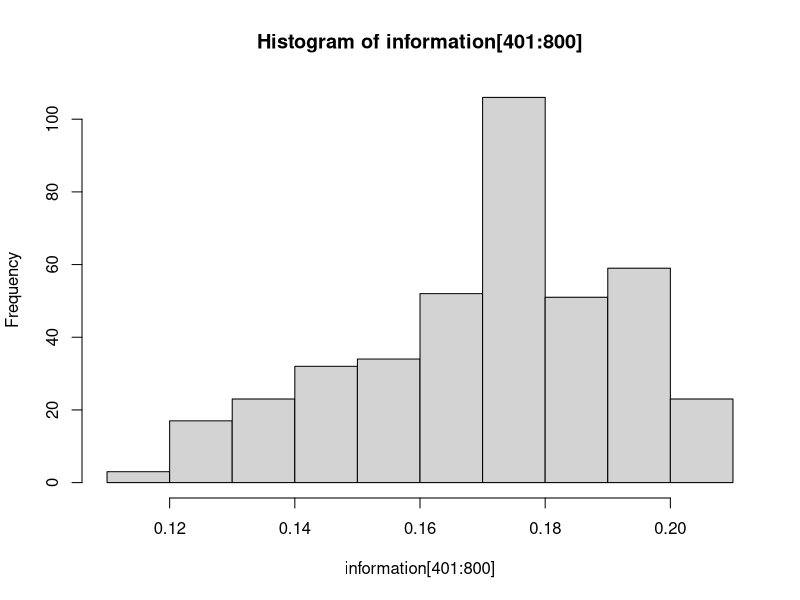

The R source for this figure:
rm(list=ls())

library(igraph)
library(colorspace)
library(ggplot2)
library(diptest)
library(png)
library(qgraph)
library(tidyverse)

hartigan_d= function(x)
{
  dip=dip.test(x)
  dip.p=dip$p.value
  dip=dip$statistic
  dipstar=4-as.numeric(cut(dip.p,c(-Inf,.001,.01,.05,Inf)))
  if(dipstar!=0) dipstar=paste(rep('*',dipstar),sep='',collapse="") else dipstar=""
  return(list(dip,dipstar))
}

sample = function(x, size, replace = F, prob = NULL) {
  if (length(x) == 1) return(x)
  base::sample(x, size = size, replace = replace, prob = prob)
}

information_update=function(i1,i2,a1,a2,persuasion,r_min,info_update=T)
{
  r=r_min+(1-r_min)/(1+exp(-1*persuasion*(a1-a2))) # resistance
  inf=r*i1+(1-r)*i2  # compute weighted man of information
  if(!info_update) inf=i1
  return(inf)
}

stoch_cusp=function(N,x,b,a,s_O,maxwell_convention=F) 
{
  dt=.01
  x=x-dt*(x^3-b*x-a)+rnorm(N,0,s_O) # updates opinion according to cusp
  if(maxwell_convention) x[x*a<0]=-x[x*a<0]
  x[is.nan(x)]=0
  x
}

make_network = function(model='SBM',N=400,clusters=10,p_within=.01,
                        p_between=.001,rewiring=.02)
{
  if(model=='WS')
  {
    g <- gg <- sample_smallworld(1, N, 5,rewiring); # The Watts-Strogatz small-world model
    l <-layout_nicely(g)
    adj <- get.adjacency(g)
  }
  
  if(model=='SBM')
  {
    pm=matrix(p_between,clusters,clusters);
    diag(pm)=p_within
    g <- gg <- sample_sbm(N, pref.matrix=pm, block.sizes=rep(N/clusters,clusters))
    l <-layout_nicely(g)
    adj <- get.adjacency(g)
  }
  
  if(model=='lattice')
  {
    g=gg=make_lattice(c(sqrt(N), sqrt(N), 1),nei=1);
    l = layout_on_grid(g);
    adj <- get.adjacency(g)
  }
  
  if(model=='SBM_4')
  {  
    pm=matrix(p_between,clusters,clusters);
    diag(pm)=p_within
    g <- gg <- sample_sbm(.5*N, pref.matrix=pm, block.sizes=rep((.5*N)/clusters,clusters))
    l <-layout_nicely(g)
    g=g %du% g
    l1=l
    l1[,1]=l1[,1]
    l1[,2]=l1[,2]+36 
    l=rbind(l,l1)
    adj <- get.adjacency(g)
  }
  
  return(list(g,l,adj,gg))
}

plot.graph = function(adj,l,opin,inform,atten,CD,title="",shape='circle',c.title=1.5)
{
  vertex.c=diverging_hsv(256,s=2,v=1)[as.numeric(cut(opin,seq(min.o,max.o,length=255)))]
  vertex.border.c=rep('red',length(opin))
  vertex.border.c[inform<0]='blue'
  vertex.border.c[opin*inform>=0 | CD>0]='black'
  border.w=rep(1,length(opin))
  border.w[opin*inform>=0| CD>0]=.5
  par(mar=c(0,0,0,0))
  if(scenario %in% c(2,3)) par(mar=c(1,2,3,4))
  plot(range(l[,1]),range(l[,2]),type = "n", bty = "n", axes = FALSE)
  
  qgraph(adj, layout = l, vsize = 0.4 * (2+3*atten), labels = FALSE, color=vertex.c,
         shape = shape, esize = 0.5, edge.color = rgb(0.5,0.5,0.5, 0.5),border.color=vertex.border.c,
         border.width = border.w, plot = F, rescale = F,title=title,title.cex=c.title)
  par(mar=c(5,4,4,2));
}

plot.histo= function(x,min,max,xlab='')
{
  hist.c=rev(diverging_hsv(40,s=2,v=1))
  par(mar=c(3,0,0,0));par(mgp = c(1, 0, 0))
  hist(x,main='',xlab=xlab,ylab='',breaks=seq(min,max,le=40),col=hist.c,cex.lab=1.1,axes=F,freq=F);
  axis(1,at=0,labels = '')
  par(mar=c(5,4,4,2));par(mgp = c(3, 1, 0))
}

##############

scenario=6  # set scenario

# scenario 1: removed from manuscript
# scenario 2 : figure 4
# scenario 3 : figure 5
# scenario 31 : figure 6 (warning: takes hours)
# scenario 4 : figure 7
# scenario 41 : figure 8 (warning: takes hours)

pdfplot=T # if TRUE to plot to pdf files used for manuscript figures
plottype='tiff'

PNG=F # save png for gif
if(PNG) unlink(paste0("figures/pngplots_",scenario,"/*"))

#layout for plots
if(scenario %in% c(1)) layout.m=layout.basis=layout(1)
if(scenario %in% c(91,2,3,31)) layout.m=layout.basis=matrix(c(rep(1,8),0,2,2,3,3,4,4,0),2,8,byrow=T)
if(scenario %in% c(6,4,41)) layout.m=layout.basis=matrix(c(rep(1,16),2,3,4,5),4,5)
if(scenario %in% c(1)) heights=heights.basis=1
if(scenario %in% c(91,2,3,31)) heights=heights.basis=c(4,1)
if(scenario %in% c(6,4,41)) heights=heights.basis=c(1,1)

if(scenario>30) simulation=T else simulation=F # simulation runbs oer conbination of parameter settings

if(simulation) {plotting=F} else{plotting=T;sim_values=sim_values2=1;sim_values3='SBM'}  

#simulation settings
if(scenario==31) {sim_values=rep(seq(0,.4,by=.05),each=5);sim_var=c('d_A');
sim_values2=rep(seq(.0,1,by=.1),each=5);sim_var2=c('r_min')
sim_values3=c(1,2);sim_var3=c('network')}
if(scenario==41) {sim_values=rep(seq(0,.002,by=.0005),each=5);sim_var=c('p(pertubation)')
sim_values2=rep(seq(0,.5,by=.1),each=5);sim_var2=c('t_d')
sim_values3=c(1,2);sim_var3=c('network')}

if(scenario==91) {sim_values=1;sim_var=c('p(pertubation)')
sim_values2=1;sim_var2=c('t_d')
sim_values3=c(0.1,0.4,0.7,0.9);sim_var3=c('network')}


datasim=matrix(NA,length(sim_values)*length(sim_values2)*length(sim_values3),7) # data storage simulations
sim_i=0 #counter in simulation loop

attention_all <- data.frame()

## simulation loop ; not used in scenario 1,2,3,4
for(sim_value in sim_values) 
{
  for(sim_value2 in sim_values2)
  {
    for(sim_value3 in sim_values3)
    {
      sim_i=sim_i+1
      print(sim_i)
      
      if(scenario==2 || scenario==91)
      {
        Ni=15000
        if(pdfplot)
        { 
          set.seed(1);
          if(plottype=='pdf'){
            pdfname='figures/figure4.pdf'
            pdf(pdfname,h=8,w=11);
          }
          if(plottype=='tiff'){
            pdfname='figures/figure4.tiff'
            dpi=300
            tiff(pdfname,h=8,w=11,res=dpi,units = "in");
          }
      
          layout.m=cbind(layout.basis,layout.basis+4*(layout.basis>0));
          layout.m=rbind(layout.m,layout.m+8*(layout.m>0))
          heights=c(3,1,3,1)
          plot_iteration=c(1,(1/3)*Ni,(2/3)*Ni,Ni)
        }
        
        N=400
        network=make_network(model='SBM',N=N,clusters=10,p_within=.2,p_between=.001,rewiring=.02)
        g=network[[1]];l=network[[2]];adj=network[[3]]
        
        sd_noise_information=0.0005
        info_update=T
        persuasion=1
        r_min=0.1
        
        s_O=.01
        maxwell_convention=F
        
        attention_star=1
        min_attention=-.5
        if(scenario==2) {delta_attention=00}
        if(scenario==91) {delta_attention=sim_value3}
        
    
        deffuant_c=Inf
        
        # all slighty positive low attention
        split_information = sample(c(T,F),N,T,prob = c(0.5,0.5))
        information = rnorm(N, -0.8, 0.1)
        information[split_information] = rnorm(sum(split_information), 0.8, 0.1)
        attention = rnorm(N,0,sd=.01)
        attention[attention<0] = 0
        opinion=rnorm(N,0,.2)
        for( i in 1:500) opinion=stoch_cusp(N,opinion,attention+min_attention,
                                            information,s_O,maxwell_convention)
        
      }
      
      if(scenario==3)
      {
        Ni= 15000 #25000 # max iterations
        if(pdfplot)  
        {
          set.seed(1);
          if(plottype=='pdf'){
            pdfname='figures/figure5.pdf'
            pdf(pdfname,paper='a4r',h=8,w=12);
          }
          if(plottype=='tiff'){
            pdfname='figures/figure5.tiff'
            dpi=300
            tiff(pdfname,h=8,w=11,res=dpi,units = "in");
          }
          
          layout.m=cbind(layout.basis,layout.basis+4*(layout.basis>0));
          layout.m=rbind(layout.m,layout.m+8*(layout.m>0))
          layout.m[3:4,9:16]=13
          heights=c(3,1,3,1)
          plot_iteration=c(600,3000,Ni)
        }
        
        N=400
        social_network='SBM'
       # social_network='lattice'
        
        network=make_network(social_network,N=N,clusters=10,p_within=.2,p_between=.001,rewiring=.02)
        g=network[[1]];l=network[[2]];adj=network[[3]]
        
        info_update=T
        sd_noise_information=.0005
        persuasion=2
        r_min=0.7
        s_O=.01
        maxwell_convention=F
        
        attention_star=1
        min_attention=-.5 # to include continuous change in O as function of K
        delta_attention=0.05
        decay_attention=delta_attention/(attention_star*(N^2))
        deffuant_c=Inf
        
        # all slighty positive low attention
        information = rnorm(N, .1, 0)
        attention = runif(N, .0, .0)
        opinion=rnorm(N,0,.01)
        for( i in 1:500) opinion=stoch_cusp(N,opinion,attention+min_attention,
                                            information,s_O,maxwell_convention)
        
        # except for some negative high attention persons (activists)
        m=rep(0,N)
        m[seq(1,N,N/3)[-1]-1]=1
        information_activists=-.5
        attention_activists=1
        opinion_activists=-.5
        activism_on_at_iteration=300
        
      }
      
      if(scenario %in% c(31))
      {
        N=400
        network_sim=c('SBM','lattice')
        network=make_network(network_sim[sim_value3],N=N,clusters=10,
                             p_within=.2,p_between=.001,rewiring=.02)
        g=network[[1]];l=network[[2]];adj=network[[3]]
        
        info_update=T
        Ni= 25000# 5000 # max iterations
        sd_noise_information=.0005
        persuasion=2
        r_min=0
        
        s_O=.01
        maxwell_convention=F
        
        attention_star=1
        min_attention=-.5 # to include continuous change in O as function of K
        delta_attention=0.1
        decay_attention=delta_attention/(attention_star*(N^2))
        deffuant_c=Inf
        
        delta_attention= sim_value
        r_min= sim_value2
        
        # all slighty positive low attention
        information = rnorm(N, .1, 0)
        attention = runif(N, .0, .0)
        opinion=rnorm(N,0,.01)
        for( i in 1:500) opinion=stoch_cusp(N,opinion,attention+min_attention,
                                            information,s_O,maxwell_convention)
        # except for some negative high attention persons (activists)
        m=rep(0,N)
        m[seq(1,N,N/3)[-1]-1]=1
        information_activists=-.5
        attention_activists=1
        opinion_activists=-.5
        activism_on_at_iteration=300    
        
        plot_iteration=c(1,Ni)
        #plot_iteration=c(1,Ni)=NA                                                                                        #Debugged
      }
      
      if(scenario==4 || scenario==6) # Meat eating vegies
      {
        Ni= 30000 #150000 # max iterations
        if(pdfplot) 
        {
          set.seed(45);
          if(plottype=='pdf'){
           pdfname='figures/figure7.pdf'
           pdf(pdfname,h=8,w=11,paper='a4r');
          }
          if(plottype=='tiff'){
            pdfname='figures/figure7.tiff'
            dpi=300
            tiff(pdfname,h=8,w=11,res=dpi,units = "in");
          }
          layout.m=layout.m=cbind(layout.m,layout.m+5)
          plot_iteration=c(1,Ni) 
        }
        
        N=800
        network=make_network('SBM_4',N=N,clusters=10,p_within=.2,p_between=.001)
        g=network[[1]];l=network[[2]];adj=network[[3]];gg=network[[4]]
        
        lattice=F
        info_update=T
        
        sd_noise_information=.0001
        persuasion=2
        r_min=0.2
        init_opinion_random = FALSE
        s_O=.01
        attention_star=1
        min_attention=-0.5 # to include continuous change in O as function of K
        delta_attention=0.1
        if(scenario==4){deffuant_c=Inf}
        if(scenario==6){deffuant_c=Inf}
        if(scenario==4){p_pertubation=0.}
        if(scenario==6){p_pertubation=0}
        maxwell_convention=F
        
        #hist(information)
       

        if(scenario==4) {
        information=sample(c(.1,-.4),N,T,prob=c(.8,.2))
        attention=rep(1,N)
        attention[information>0]=0.1
        opinion=rnorm(N,0,.01)
        
        information[(.5*N+1):N]=information[1:(.5*N)]
        attention[(.5*N+1):N]=attention[1:(.5*N)]
        opinion[(.5*N+1):N]=opinion[1:(.5*N)]
        for( i in 1:500) opinion=stoch_cusp(N,opinion,attention+min_attention,
                                            information,s_O,maxwell_convention)
        }
        if(scenario == 6) {
          split = sample(c(T,F),N,replace = T,prob = c(0.5,0.5))
          information = rnorm(N, 0.5, 0.01)
          information[split] = rnorm(sum(split),-0.2,0.01)
          attention = runif(N,0,0.1)
          opinion = rnorm(N,0,0.1)
          information[(.5*N+1):N]=information[1:(.5*N)]
          attention[(.5*N+1):N]=attention[1:(.5*N)]
          opinion[(.5*N+1):N]=opinion[1:(.5*N)]
          for( i in 1:500) opinion=stoch_cusp(N,opinion,attention+min_attention,
                                            information,s_O,maxwell_convention)
        }
      }

      if(scenario==41) # Meat eating veggies
      {
        N=400
        network=make_network('SBM',N=N,clusters=10,p_within=.2,p_between=.001)
        # network=make_network('lattice',N=N,clusters=10,p_within=.2,p_between=.001)
        g=network[[1]];l=network[[2]];adj=network[[3]];gg=network[[4]]
        
        lattice=F
        info_update=T
        Ni= 30000 #150000 # max iterations
        sd_noise_information=.0001
        persuasion=2
        r_min=0
        
        s_O=.01
        min_attention=-.5 # to include continuous change in O as function of K
        attention_star=1
        delta_attention=.01 # increase in attention when interacting
        deffuant_c=0.2 # only interactions when |o1-o2| < .2
        p_pertubation=0.001 # probability of inserting meat-eating vegatarians
        maxwell_convention=F
        
        p_pertubation= sim_value
        deffuant_c= sim_value2
        
        information=sample(c(.1,-.4),N,T,prob=c(.8,.2))
        attention=rep(1,N)
        attention[information>0]=0.1
        opinion=rnorm(N,0,.01)
        for( i in 1:500) opinion=stoch_cusp(N,opinion,attention+min_attention,
                                            information,s_O,maxwell_convention)
      }
      
      # plot and write settings
      if(!pdfplot & !simulation & !PNG){layout(matrix(1:1,1,1));plot_iteration=seq(0,Ni,2000)}
      if(PNG &scenario %in% c(1,2)) plot_iteration=c(seq(1,Ni,500))
      if(PNG &scenario %in% c(3,4)) plot_iteration=c(seq(1,1000,200),
                                                       seq(1000,.5*Ni,500),seq(.5*Ni,Ni,1000))
      
      
      #remember initial values
      opinion_init=opinion
      attention_init=attention
      information_init=information
      
      # make neighbor matrix for fast sampling neighbors in loop
      max_neighb=max(degree(g))
      m_neigh=matrix(NA,N,max_neighb)
      for(i in 1:N)
      {
        nb=as.numeric(neighbors(g, i, mode = c("all"))[[]])
        lengt_nb=length(nb)
        nb=c(nb,rep(NA,max_neighb-lengt_nb))
        m_neigh[i,]=nb
      }
      
      # collect data in
          freq_data_store=1
          if(!simulation) data=matrix(NA,Ni/freq_data_store,25) else data=matrix(NA,20,25) 
       
      layout(layout.m,heights=heights)
      
      ######################################
      #############  Main loop #############
      ######################################
      
      for(iteration in 1:Ni)
      {
        if(iteration%%1000==0 & !simulation) print(iteration)
        
        # introduce activista in scenario 3 and 31 after activism_on_at_iteration interations
        if(scenario %in% c(3,31)) if(iteration == activism_on_at_iteration) 
        {information[m == 1] = information_activists
        attention[m == 1] = attention_activists
        opinion[m == 1] = opinion_activists
        }
        
        #sample agent
        if(max(attention)==0) agent=0 else agent=sample(1:N,1,prob=attention)
        
        #sample partner
        if(agent!=0) 
        {
          neighb=m_neigh[agent,][!is.na(m_neigh[agent,])]
          if(length(neighb>0))  partner=sample(neighb,1) else partner=0
        } else partner=0
        
        if(partner!=0&agent!=0 ) 
        {
          I1=information[agent];A1=attention[agent];  O1=opinion[agent];
          I2=information[partner];A2=attention[partner];O2=opinion[partner]
        }
        
        if(iteration>1) # exclude first iteration from updating to get a plot of initial state
        {
          ### information update for interacting agents
          if(partner!=0&agent!=0 ) 
          {
            
            if( abs(O1-O2) < deffuant_c) # bounded confidence check
            {
              information[agent]=information_update(I1,I2,A1,A2,persuasion,r_min,info_update)
              information[partner]=information_update(I2,I1,A2,A1,persuasion,r_min,info_update)
            }
            
            ### attention update for interacting agents
            if( abs(O1-O2) < deffuant_c )
            {
              attention[agent]=attention[agent]+delta_attention*(2*attention_star-attention[agent]) 
              attention[partner]=attention[partner]+delta_attention*(2*attention_star-attention[partner])
            }
          }
          
          ### attention decay for all agents
          information=information+rnorm(N,0,sd_noise_information)
          attention=attention-2*delta_attention*attention/N                             # correction 2 times if interaction
          


          #pull attention to 0                       
          #attention[attention<0]=0

          # scenario 2 schrinking
          #if(scenario==2) if(iteration>(1/3)*Ni) {information=.999*information;
          #                               sd_noise_information=0}  # schrinking I in scenario 2
          #if(scenario==2) if(iteration>(2/3)*Ni) {attention=.999*attention;
          #                                delta_attention=0} # schrinking A in scenario 2
          
          ###  behavior update
          opinion=stoch_cusp(N,opinion,attention+min_attention,information,s_O,maxwell_convention)
          
          # introducing meat eating vegatations in scenario 4
          if(scenario==4) 
          {
            perturb_vector=sample(c(F,T),N,T,prob=c(1-p_pertubation,p_pertubation))
            opinion[opinion<0 & perturb_vector & rep(c(T,F),each=.5*N)] = -1*opinion[opinion<0 & 
                                                            perturb_vector & rep(c(T,F),each=.5*N)]
          }
          
          if(scenario==41) # introducing meat eating vegatations in scenario 4
          {
            perturb_vector=sample(c(F,T),N,T,prob=c(1-p_pertubation,p_pertubation))
            opinion[opinion<0 & perturb_vector] = -1*opinion[opinion<0 & perturb_vector]
          }
        }
        
        # reports
        if(partner!=0&agent!=0 & iteration %% freq_data_store==0 & !simulation)  
        {
          CD=27*information^2-4*(attention+min_attention)^3 # Cardan's discriminant
          CD_p=sum(CD<0)/N
          freq_pos_opinion=sum(opinion>0)/N  # p(O>0)
          assortativity_g=assortativity(g,opinion)
          ambivalence_r=cor(opinion,information)
          dip=dip(opinion)
          
          data[iteration/freq_data_store,]=c(agent,partner,O1,O2,I1,I2,A1,A2,opinion[agent],opinion[partner],
                                 information[agent], information[partner],attention[agent],
                                 attention[partner],
                                 CD_p,ambivalence_r,freq_pos_opinion,
                                 assortativity_g,dip,mean(opinion),sd(opinion),mean(information),
                                 sd(information),mean(attention),sd(attention))
        }
        
        if(partner!=0&agent!=0 & iteration > (Ni-21) & simulation)  
        {
          CD=27*information^2-4*(attention+min_attention)^3
          CD_p=sum(CD<0)/N
          freq_pos_opinion=sum(opinion>0)/N
          assortativity_g=assortativity(g,opinion)
          ambivalence_r=cor(opinion,information)
          dip=dip(opinion)
          
          data[iteration-(Ni-20),]=c(agent,partner,O1,O2,I1,I2,A1,A2,opinion[agent],
                                     opinion[partner],information[agent],
                                     information[partner],attention[agent],attention[partner],
                                     CD_p,ambivalence_r,freq_pos_opinion,
                                     assortativity_g,dip,mean(opinion),sd(opinion),mean(information),
                                     sd(information),mean(attention),sd(attention))
        }
        
        if(scenario==91 && iteration == Ni) {
                        attention_all <- rbind(attention_all,
                         data.frame(delta_A = as.factor(delta_attention), A = attention))
         }

        
        ###### Plotting
        if(plotting)
        {
          if(PNG) {
            png(paste0("figures/pngplots_",scenario,"/",scenario,"_",100000+iteration,".png"),
                            width=8,height=5,units="in",res=200)
            layout(layout.m,heights=heights)
          }
          
          if(iteration %in% plot_iteration)
          {
            min.o=-1.5;max.o=1.5;min.i=-1;max.i=1;min.a=0;max.a=2
            opin=sapply(-opinion, function(y) min(max(y,min.o),max.o))
            inform=sapply(-information, function(y) min(max(y,min.i),max.i))
            atten=attention;atten[atten>2]=2
            CD=27*information^2-4*(attention+min_attention)^3
            assortativity_g=assortativity(g,opinion)
            
            shape=rep("circle",N)
            if(pdfplot)c.title=1.5  else c.title=1.5
            title=sub_H=sub_A=""
            if(scenario==2 )
            {
              h_d=hartigan_d(opinion)
              if (iteration >= 1) title = "1"
              if (iteration >= (1/3)*Ni) title = "2"
              if (iteration >= (2/3)*Ni) title= "3"
              if (iteration == Ni) title = "4"
              sub_H=paste('\nHartigan D = ',round(h_d[[1]],2),h_d[[2]],sep="",col="")
              sub_A=paste("\nAssortativity =",round(assortativity_g,2))
              sub=paste(sub_H,sub_A)
            }
            
            if(scenario==3 )
            {
              h_d=hartigan_d(opinion)
              title=paste('p(O>0) =',round(sum(opinion>0)/N,2),'\nsd(O) =',round(sd(opinion),2))
              shape[m==1]='star'
              sub_H=paste('\nHartigan D = ',round(h_d[[1]],2),h_d[[2]],sep="",col="")
              sub_A=paste("\nAssortativity =",round(assortativity_g,2))
              sub=paste(title,sub_H,sub_A)
              title=""
              
            }
            
            if(scenario %in% c(2,3)) 
            {
              plot.graph(adj,l,opin,inform,atten,CD,title,shape,c.title)
              if(scenario==3) text(9,-16,sub,cex=1.2,pos=4,xpd=NA)
              
              plot.histo(-opin,min.o,max.o,'O')
              plot.histo(-inform,min.i,max.i,'I')
              plot.histo(atten, min.a,max.a,'A')
            }
            if(scenario==2) text(.9,32,sub,cex=1.2,pos=4,xpd=NA)
            
            if(scenario==4 || scenario ==6){
              
              h_d=hartigan_d(opinion[(1+(N/2)):N])
              title=paste('p(O>0) =',round(sum(opinion[(1+(N/2)):N]>0)/(.5*N),2)
                          )
              sub_H=paste('\nHartigan D = ',round(h_d[[1]],2),h_d[[2]],sep="",col="")
              sub_A=paste("\nAssortativity =",round(assortativity( gg,opinion[(1+(N/2)):N]),2))
              sub1=paste(title,sub_H)
              
              h_d=hartigan_d(opinion[1:(N/2)])
              sub=paste('p(O>0) =',round(sum(opinion[1:(N/2)]>0)/(.5*N),2)
                         )
              sub_H=paste('\nHartigan D = ',round(h_d[[1]],2),h_d[[2]],sep="",col="")
              sub_A=paste("\nAssortativity =",round(assortativity(gg,opinion[1:(N/2)]),2))
              sub=paste(sub,sub_H)
              
              plot.graph(adj,l,opin,inform,atten,CD,title="",shape,c.title)
              par(mar=c(0,0,0,0))
              plot(c(0,1),c(0,1),type='n',axes=FALSE,ann=FALSE)
              text(-.22,.3,sub1,cex=1.2,pos=4,xpd=NA)
              plot.histo(-opin[(1+(N/2)):N],min.o,max.o,'O')
              par(mar=c(0,0,0,0))
              plot(c(0,1),c(0,1),type='n',axes=FALSE,ann=FALSE)
              text(-.22,.3,sub,cex=1.2,pos=4,xpd=NA)
              plot.histo(-opin[1:(N/2)],min.o,max.o,'O')
            }  
            
            if(scenario==1 )
            {
              opin_m=matrix(opin,n1,n2)
              image(opin_m,axes=F,col = diverging_hsv(256,s=1.6,v=1),
                    breaks=seq(-1.5,1.5,le=257),xlab='A', ylab='I(init)')
              axis(1,seq(0,1,length=6),seq(i_init_min,i_init_max,by=.1))
              axis(2,seq(0,1,by=.25),seq(-1*k_init,k_init,length=5))
              scale_factor= (i_init_max-i_init_min)/(2*k_init)
              bf2=function(b) .5+scale_factor*(2 * (b+min_attention+i_init_min)^(3/2))/(3 *3^(1/2))
              plot(bf2,0,1,ylab='b',xlab='t',add=T)
              bf2=function(b) .5-1*scale_factor*(2 * (b+min_attention+i_init_min)^(3/2))/(3 *3^(1/2))
              plot(bf2,0,1,ylab='b',add=T)
            }
          }      
          if(PNG) dev.off()
        }
      }
      ####################
      ########end#########
      ####################
      
      
      if(pdfplot) dev.off()
      
      datad=as.data.frame(data)
      names(datad)=c('agent','partner','o1o','o2o','i1o','i2o','a1o','a2o','o1n',
                     'o2n','i1n','i2n','a1n','a2n','CD',
                     'ambivalence_r','freq_pos_opinion','assortativity','dip','mean_o','sd_o',
                     'mean_i','sd_i','mean_a','sd_a')
      
      datasim[sim_i,]=c(sim_value,sim_value2,sim_value3,mean(datad$freq_pos_opinion),mean(datad$sd_o),
                        mean(datad$dip),mean(datad$assortativity))
    }
  }
} # end of simulation loops

if(scenario==31)
{
  save(datasim,file='figures/datasim_sc31')
  #load('figures/datasim_sc31_org')
  sim_var=c('d_A');sim_var2=c('r_min'); sim_var3=c('network')
  mean_sim=as.matrix(aggregate(datasim[,4:7],list(datasim[,1],datasim[,2],datasim[,3]),mean,na.rm=T))
  colnames(mean_sim)=c(sim_var,sim_var2,sim_var3,c('p(O>0)','SD(O)','Hartigan D','Assortativity'))
  mean_sim2=as_tibble(mean_sim)
  mean_sim2$r_min=as.factor(mean_sim2$r_min)
  mean_sim2$network[mean_sim2$network==1]='Stoch. block network'
  mean_sim2$network[mean_sim2$network==2]='Lattice network'
  mean_sim2$network=factor(mean_sim2$network, levels=c('Stoch. block network','Lattice network'))
  mean_sim3 = mean_sim2 %>%
    gather('p(O>0)','Hartigan D', key = measure, value = value)
  mean_sim3$measure=factor(mean_sim3$measure, levels=c('p(O>0)','Hartigan D'))
  
  if(plottype=='pdf')pdf('figures/figure6.pdf')
  if(plottype=='tiff'){
  dpi=300
  tiff('figures/figure6.tiff',h=6,w=6,res=dpi,units = "in")
  }
  print(ggplot(data = mean_sim3) + 
          geom_point(mapping = aes(x = d_A, y = value,color = r_min),size=1.2)+
          geom_line(mapping = aes(x = d_A, y = value,color = r_min),size=.5)+
          facet_grid(measure~network,scales="free",switch='y')+
          scale_colour_hue(h = c(90, 360)) + theme_grey()+ xlab(expression('d'['A']))+ylab('')+
          guides(color = guide_legend(reverse = TRUE))+
          theme(strip.text.x = element_text( face = "bold", size=12))+
          theme(strip.text.y = element_text( size=11),strip.background = element_blank(),strip.placement = "outside")+
          labs(color = expression('r'['min']))+
          theme(panel.spacing = unit(1, "cm")))
  
  dev.off()
}

if(scenario==41)
{
  save(datasim,file='figures/datasim_sc41')
  #load('figures/datasim_sc41_org')
  sim_var=c('p(pertubation)');sim_var2=c('t_d');sim_var3=c('network')
  mean_sim=as.matrix(aggregate(datasim[,4:7],list(datasim[,1],datasim[,2],datasim[,3]),mean,na.rm=T))
  colnames(mean_sim)=c('p_perturbation',sim_var2,sim_var3,c('p(O>0)','SD(O)','Hartigan D','Assortativity'))
  mean_sim2=as_tibble(mean_sim)
  mean_sim2$t_d=as.factor(mean_sim2$t_d)
  mean_sim2$network[mean_sim2$network==1]='Stoch. block network'
  mean_sim2$network[mean_sim2$network==2]='Lattice network'
  mean_sim2$network=factor(mean_sim2$network, levels=c('Stoch. block network','Lattice network'))
  
  mean_sim3 = mean_sim2 %>%
    gather('p(O>0)','Hartigan D', key = measure, value = value)
  mean_sim3$measure=factor(mean_sim3$measure, levels=c('p(O>0)','Hartigan D'))

  if(plottype=='pdf') pdf('figures/figure8.pdf')
  if(plottype=='tiff'){
    dpi=300
    tiff('figures/figure8.tiff',units="in",h=6,w=6,res=dpi)
  }
  
  scaleFUN <- function(x) sprintf("%.4f", x)

  print(ggplot(data = mean_sim3,aes(x = p_perturbation, y = value,color = t_d)) + 
    geom_point(size=1.2)+
    geom_line(size=.5)+
    facet_grid(measure~network,scales="free",switch='y')+
    scale_colour_hue(h = c(90, 360)) + theme_grey()+ xlab('p(pertubation)')+ylab('')+
    guides(color = guide_legend(reverse = TRUE))+
    theme(strip.text.x = element_text( face = "bold",size=12))+
    theme(strip.text.y = element_text( size=11),strip.background = element_blank(),strip.placement = "outside")+
    labs(color = expression('t'['O']))+
    theme(panel.spacing = unit(1, "cm")))
  
  dev.off()
}

if (scenario == 91) {

  tiff("figures/attention_violin.tiff", height = 6, width = 8, units = "in", res = 300)
  
  print(
    ggplot(attention_all, aes(x = delta_A, y = A, fill = delta_A)) +
      geom_violin(trim = FALSE, cut =0, color = "black", bw = 0.001) +
      theme_minimal(base_size = 14) +
      labs(
        title = "Final Attention A under different dA",
        x = "dA",
        y = "Attention (A)"
      ) +
      scale_fill_brewer(palette = "Pastel2") +
      theme(legend.position = "none")
  )
  
  dev.off()
  }




#Generrating plain results graphs
#layout(1:3)
#hist(opinion,20,col='grey');hist(information,20,col='grey');hist(attention,20,col='grey')



mean(attention[1:400])
mean(attention[401:800])
mean(information[1:400])
mean(information[401:800])

hist(information[401:800])
